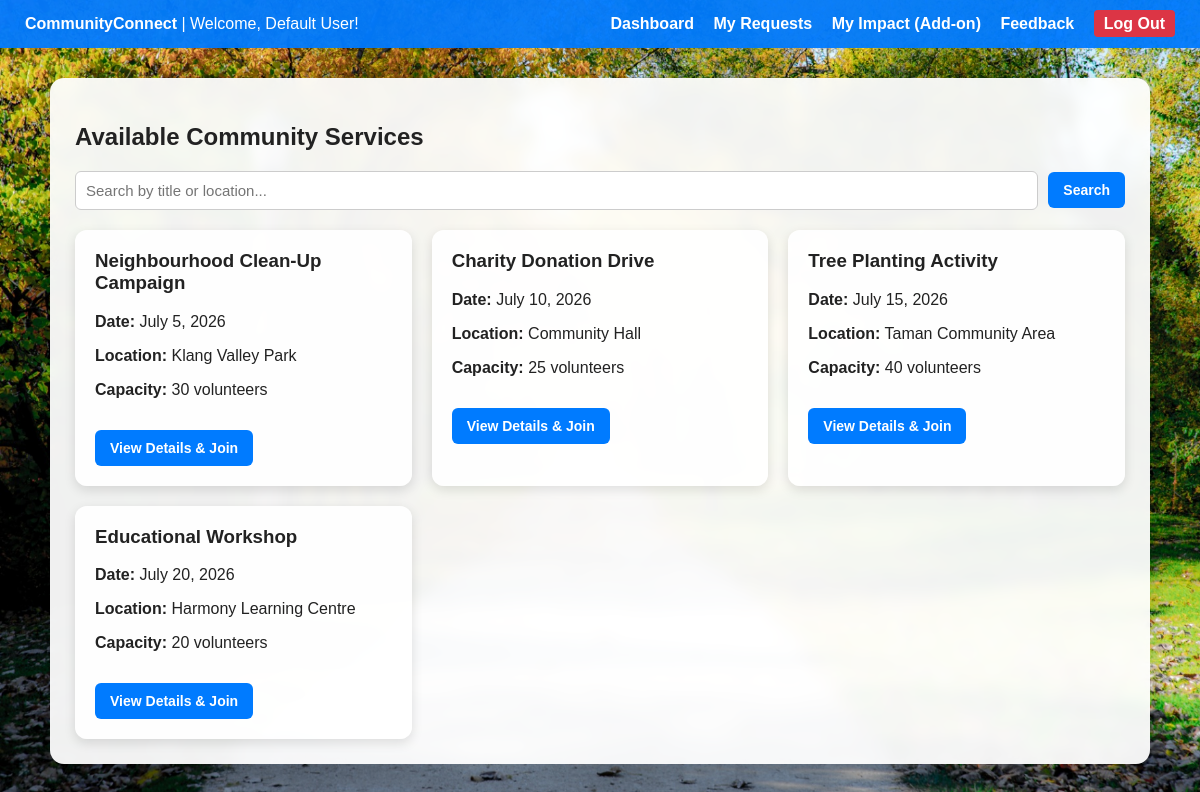
/user_dashboard.php (signed in), run on the app's committed database.
### tables this page shows
CREATE TABLE CommunityServices (
    ServiceID INT AUTO_INCREMENT PRIMARY KEY,
    Title VARCHAR(150) NOT NULL,
    Description TEXT NOT NULL,
    EventDate DATE NOT NULL,
    EventStartTime TIME NOT NULL,
    EventEndTime TIME NOT NULL,
    Location VARCHAR(150) NOT NULL,
    Capacity INT NOT NULL,
    AdminID INT,
    CreatedAt TIMESTAMP DEFAULT CURRENT_TIMESTAMP,
    FOREIGN KEY (AdminID) REFERENCES Users(UserID)
);

### user_dashboard.php (the view, shortened to what this page needs)
<?php
require 'db_connect.php';
$search_term = "";
$sql = "SELECT * FROM CommunityServices WHERE EventDate >= CURDATE()";
$sql .= " ORDER BY EventDate ASC";
$result = $conn->query($sql);
?>
<!DOCTYPE html>
<html lang="en">
<head>
    <link rel="stylesheet" href="style.css">
</head>
<body>
<div class="navbar">
    <div>
        <strong>CommunityConnect</strong> | Welcome, <?php echo htmlspecialchars($_SESSION['full_name']); ?>!
    </div>
    <div>
        <a href="user_dashboard.php">Dashboard</a>
        <a href="my_requests.php">My Requests</a>
        <a href="my_impact.php">My Impact (Add-on)</a>
        <a href="feedback.php">Feedback</a>
        <a href="logout.php" style="background: #dc3545; padding: 5px 10px; border-radius: 4px;">Log Out</a>
    </div>
</div>
<div class="container">
    <h2>Available Community Services</h2>
    <form class="search-bar" action="user_dashboard.php" method="GET">
        <input type="text" name="search" placeholder="Search by title or location..." value="<?php echo htmlspecialchars($search_term); ?>">
        <button type="submit">Search</button>
    </form>
    <div class="event-grid">
        <?php
        if ($result->num_rows > 0) {
            while($row = $result->fetch_assoc()) {
                $formatted_date = date("F j, Y", strtotime($row['EventDate']));
                echo "<div class='event-card'>";
                echo "<h3>" . htmlspecialchars($row['Title']) . "</h3>";
                echo "<p><strong>Date:</strong> " . $formatted_date . "</p>";
                echo "<p><strong>Location:</strong> " . htmlspecialchars($row['Location']) . "</p>";
                echo "<p><strong>Capacity:</strong> " . htmlspecialchars($row['Capacity']) . " volunteers</p>";
                echo "<a href='event_details.php?id=" . $row['ServiceID'] . "' class='btn-view'>View Details & Join</a>";
                echo "</div>";
            }
        } else {
            echo "<p>No community services found matching your search.</p>";
        }
        ?>
    </div>
</div>
</body>
</html>

### style.css (style rules this page uses)
* { box-sizing: border-box; }
body { font-family: Arial, sans-serif; margin: 0; color: #222; background-image: url("images/image3.jpg"); background-size: cover; background-position: center; background-repeat: no-repeat; background-attachment: fixed; }
.navbar { background-color: rgba(0, 123, 255, 0.95); padding: 15px 25px; color: white; display: flex; justify-content: space-between; align-items: center; }
.navbar a { color: white; text-decoration: none; margin-left: 15px; font-weight: bold; }
.container { max-width: 1100px; margin: 30px auto; background: rgba(255, 255, 255, 0.94); padding: 25px; border-radius: 14px; box-shadow: 0 8px 25px rgba(0, 0, 0, 0.18); backdrop-filter: blur(6px); overflow-x: auto; }
input, textarea, select { width: 100%; padding: 10px; margin-top: 6px; margin-bottom: 12px; border: 1px solid #ccc; border-radius: 6px; font-size: 15px; }
button, .btn, .btn-primary, .btn-success, .btn-danger, .btn-warning, .btn-secondary, .btn-view, .btn-join, .btn-back, .btn-feedback, .btn-approve, .btn-reject { display: inline-block; padding: 10px 15px; border: none; border-radius: 6px; cursor: pointer; font-weight: bold; text-decoration: none; text-align: center; font-size: 14px; }
button, .btn-primary { background-color: #007BFF; color: white; }
.btn-view { margin-top: 15px; background-color: #007BFF; color: white; }
.search-form, .search-bar { display: flex; gap: 10px; align-items: center; margin-bottom: 20px; }
.search-form input, .search-bar input { flex: 1; margin: 0; }
.search-form button, .search-bar button { width: auto; white-space: nowrap; }
.event-grid { display: grid; grid-template-columns: repeat(auto-fill, minmax(280px, 1fr)); gap: 20px; }
.event-card { background: rgba(255, 255, 255, 0.95); padding: 20px; border-radius: 12px; box-shadow: 0 4px 12px rgba(0, 0, 0, 0.12); }
.event-card h3 { margin-top: 0; }

### data on the page
communityservices: Title "Neighbourhood Clean-Up Campaign", EventDate "July 5, 2026", Location "Klang Valley Park", Capacity "30"
communityservices: Title "Charity Donation Drive", EventDate "July 10, 2026", Location "Community Hall", Capacity "25"
communityservices: Title "Tree Planting Activity", EventDate "July 15, 2026", Location "Taman Community Area", Capacity "40"
communityservices: Title "Educational Workshop", EventDate "July 20, 2026", Location "Harmony Learning Centre", Capacity "20"

### other printed values
$_SESSION['full_name'] "Default User"
